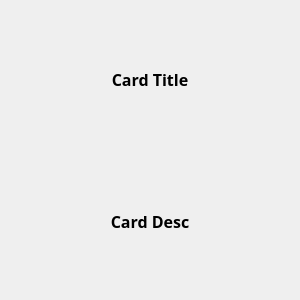
<?xml version="1.0" encoding="UTF-8"?>
<ui version="4.0">
 <class>CardLabel</class>
 <widget class="QWidget" name="CardLabel">
  <property name="geometry">
   <rect>
    <x>0</x>
    <y>0</y>
    <width>300</width>
    <height>300</height>
   </rect>
  </property>
  <property name="minimumSize">
   <size>
    <width>300</width>
    <height>0</height>
   </size>
  </property>
  <property name="maximumSize">
   <size>
    <width>300</width>
    <height>16777215</height>
   </size>
  </property>
  <property name="windowTitle">
   <string>Form</string>
  </property>
  <layout class="QVBoxLayout" name="verticalLayout">
   <item>
    <widget class="QLabel" name="lbCardTitle">
     <property name="minimumSize">
      <size>
       <width>0</width>
       <height>0</height>
      </size>
     </property>
     <property name="font">
      <font>
       <family>나눔스퀘어 네오 Bold</family>
       <pointsize>12</pointsize>
       <bold>true</bold>
      </font>
     </property>
     <property name="text">
      <string>Card Title</string>
     </property>
     <property name="alignment">
      <set>Qt::AlignCenter</set>
     </property>
     <property name="wordWrap">
      <bool>true</bool>
     </property>
    </widget>
   </item>
   <item>
    <widget class="QLabel" name="lbCardDesc">
     <property name="minimumSize">
      <size>
       <width>0</width>
       <height>30</height>
      </size>
     </property>
     <property name="font">
      <font>
       <family>나눔스퀘어 네오 Bold</family>
       <pointsize>12</pointsize>
       <bold>true</bold>
      </font>
     </property>
     <property name="lineWidth">
      <number>1</number>
     </property>
     <property name="text">
      <string>Card Desc</string>
     </property>
     <property name="textFormat">
      <enum>Qt::AutoText</enum>
     </property>
     <property name="alignment">
      <set>Qt::AlignCenter</set>
     </property>
     <property name="wordWrap">
      <bool>true</bool>
     </property>
     <property name="margin">
      <number>0</number>
     </property>
    </widget>
   </item>
  </layout>
 </widget>
 <resources/>
 <connections/>
</ui>
